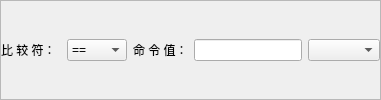
        <widget class="QFrame" name="frame_other">
         <property name="frameShape">
          <enum>QFrame::StyledPanel</enum>
         </property>
         <property name="frameShadow">
          <enum>QFrame::Raised</enum>
         </property>
         <layout class="QHBoxLayout" name="horizontalLayout_4">
          <property name="leftMargin">
           <number>0</number>
          </property>
          <property name="topMargin">
           <number>0</number>
          </property>
          <property name="rightMargin">
           <number>0</number>
          </property>
          <property name="bottomMargin">
           <number>0</number>
          </property>
          <item>
           <widget class="QLabel" name="label_operator">
            <property name="minimumSize">
             <size>
              <width>60</width>
              <height>0</height>
             </size>
            </property>
            <property name="text">
             <string>比 较 符：</string>
            </property>
           </widget>
          </item>
          <item>
           <widget class="QComboBox" name="comboBox_operator">
            <property name="sizePolicy">
             <sizepolicy hsizetype="Minimum" vsizetype="Fixed">
              <horstretch>0</horstretch>
              <verstretch>0</verstretch>
             </sizepolicy>
            </property>
            <property name="minimumSize">
             <size>
              <width>60</width>
              <height>22</height>
             </size>
            </property>
            <property name="maximumSize">
             <size>
              <width>60</width>
              <height>22</height>
             </size>
            </property>
            <property name="currentIndex">
             <number>0</number>
            </property>
            <item>
             <property name="text">
              <string>==</string>
             </property>
            </item>
            <item>
             <property name="text">
              <string>&gt;</string>
             </property>
            </item>
            <item>
             <property name="text">
              <string>&gt;=</string>
             </property>
            </item>
            <item>
             <property name="text">
              <string>&lt;</string>
             </property>
            </item>
            <item>
             <property name="text">
              <string>&lt;=</string>
             </property>
            </item>
            <item>
             <property name="text">
              <string>!=</string>
             </property>
            </item>
           </widget>
          </item>
          <item>
           <widget class="QLabel" name="label_command">
            <property name="text">
             <string>命 令 值：</string>
            </property>
           </widget>
          </item>
          <item>
           <widget class="QLineEdit" name="lineEdit_command">
            <property name="minimumSize">
             <size>
              <width>0</width>
              <height>22</height>
             </size>
            </property>
            <property name="maxLength">
             <number>13</number>
            </property>
           </widget>
          </item>
          <item>
           <widget class="QComboBox" name="comboBox_type">
            <property name="sizePolicy">
             <sizepolicy hsizetype="Expanding" vsizetype="Fixed">
              <horstretch>0</horstretch>
              <verstretch>0</verstretch>
             </sizepolicy>
            </property>
            <property name="minimumSize">
             <size>
              <width>0</width>
              <height>22</height>
             </size>
            </property>
           </widget>
          </item>
         </layout>
        </widget>
